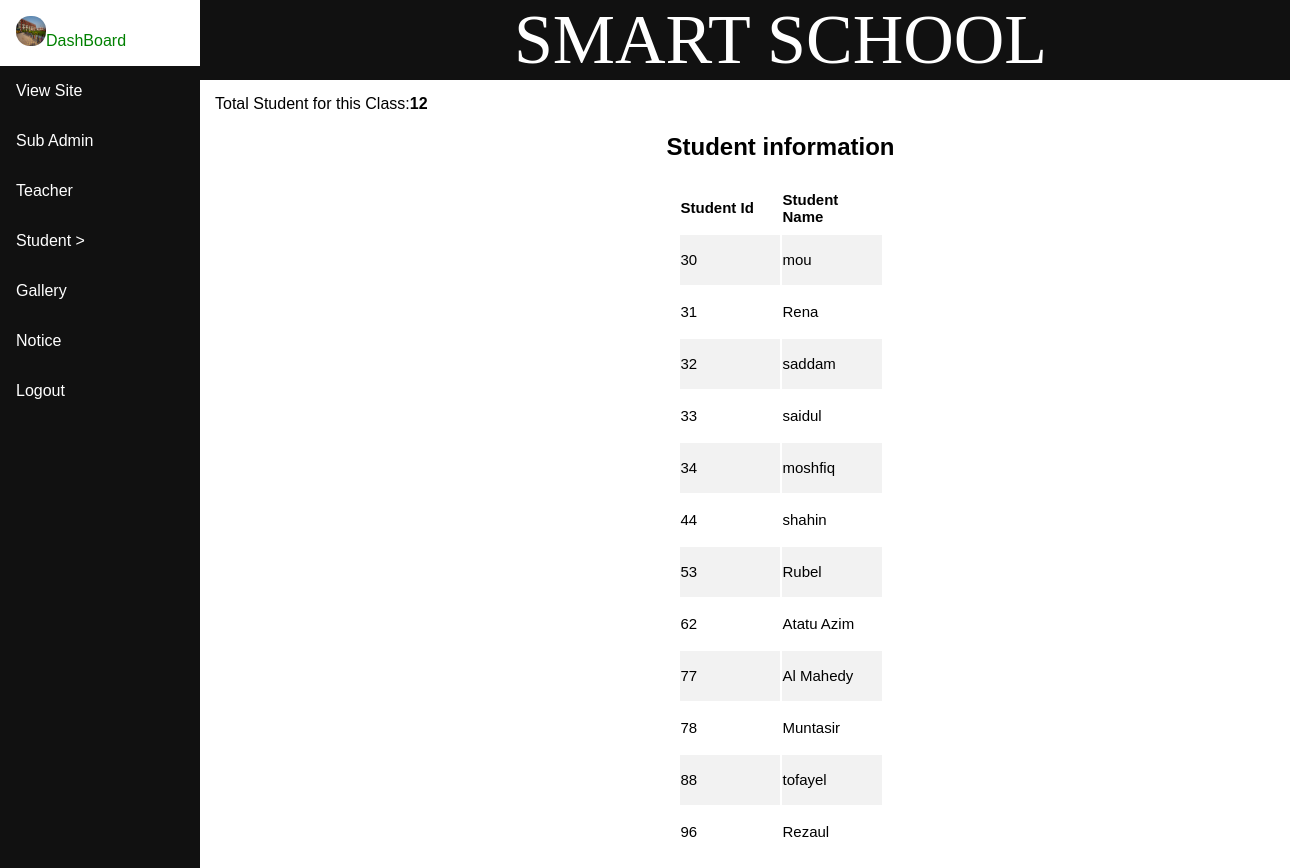
Screenshot of /admin/class_student.php?cls_id=1 (signed in) with the database file from the repository.
### tables this page shows
CREATE TABLE `admissionform` (
  `std_id` int(10) NOT NULL,
  `cls_id` int(10) NOT NULL,
  `firstname` varchar(50) NOT NULL,
  `lastname` varchar(50) NOT NULL,
  `fathersname` varchar(50) NOT NULL,
  `mothersname` varchar(50) NOT NULL,
  `preadds` varchar(150) NOT NULL,
  `peradds` varchar(150) NOT NULL,
  `monumber` varchar(20) NOT NULL,
  `email` varchar(50) NOT NULL,
  `gender` enum('male','female','others') NOT NULL,
  `religion` enum('islam','hindu','chirestan') NOT NULL,
  `dofb` date NOT NULL,
  `country` enum('bangladesh','india','usa') NOT NULL,
  `com_code` varchar(255) NOT NULL,
  `uname` varchar(50) NOT NULL,
  `password` varchar(100) NOT NULL,
  `action` varchar(50) NOT NULL,
  `img_name` varchar(100) NOT NULL,
  `img_path` varchar(100) NOT NULL,
  `img_type` varchar(100) NOT NULL
);

### admin/class_student.php (the view, shortened to what this page needs)
<!DOCTYPE html PUBLIC "-//W3C//DTD XHTML 1.0 Transitional//EN" "http://www.w3.org/TR/xhtml1/DTD/xhtml1-transitional.dtd">
<html xmlns="http://www.w3.org/1999/xhtml">
<head>
<link rel="stylesheet" type="text/css" href="css/style.css">
</head>
<body>
<body>
<div id="head" >
<?php include("header/header.php");   ?>
</div>
<div class="sidenav">
  <?php include("menu/menu.php"); ?>
</div>
<div  class="cont">
<div>Total Student for this Class:<b><?php include('total/total_stdclas.php'); ?></b></div>
<center><table><b><h2>Student information</h2></b>
<tr>
<td width="100px" height="50px" ><b>Student Id</b></td>
<td width="100px" height="50px" ><b>Student Name</b></td>
</tr>
<?php
include("../database/config.php");
$clsid=$_GET['cls_id'];
$sql=" SELECT * FROM admissionform WHERE cls_id='$clsid' ";
$query=mysqli_query($myconn,$sql);
while($row=mysqli_fetch_array($query))
{
$student=$row['firstname'];
$std=$row['std_id'];
?>
<tr>
<td width="100px" height="50px"><?php echo $std; ?></td>
<td width="100px" height="50px"><?php echo $student; ?></td>
</tr>
<?php
}?>
</table></center>
</div>
</body>
</html>

### admin/css/style.css (style rules this page uses)
#head { height:80px; top:0px; position:absolute; width:90%; left:200px; position:absolute; background-color:#111; }
* { box-sizing: border-box; }
body { margin: 0; font-family: Arial, Helvetica, sans-serif; }
.sidenav { height: 100%; width: 200px; position: fixed; z-index: 1; top: 0; left: 0; background-color: #111; overflow-x: hidden; }
.cont { background-color:white; height:auto; left:200px; top:80px; position:absolute; width:90%; background-repeat: no-repeat, repeat; padding: 15px; }
th, td { text-align:left; padding: 0,0,0,0; font-size:15px; }
tr:nth-child(even) { background-color: #f2f2f2; }

### rows the page displays
admissionform: std_id "30", firstname "mou"
admissionform: std_id "31", firstname "Rena"
admissionform: std_id "32", firstname "saddam"
admissionform: std_id "33", firstname "saidul"
admissionform: std_id "34", firstname "moshfiq"
admissionform: std_id "44", firstname "shahin"
admissionform: std_id "53", firstname "Rubel"
admissionform: std_id "62", firstname "Atatu Azim"
admissionform: std_id "77", firstname "Al Mahedy"
admissionform: std_id "78", firstname "Muntasir"
admissionform: std_id "88", firstname "tofayel"
admissionform: std_id "96", firstname "Rezaul"

### other values shown
$row["total"] "12"
